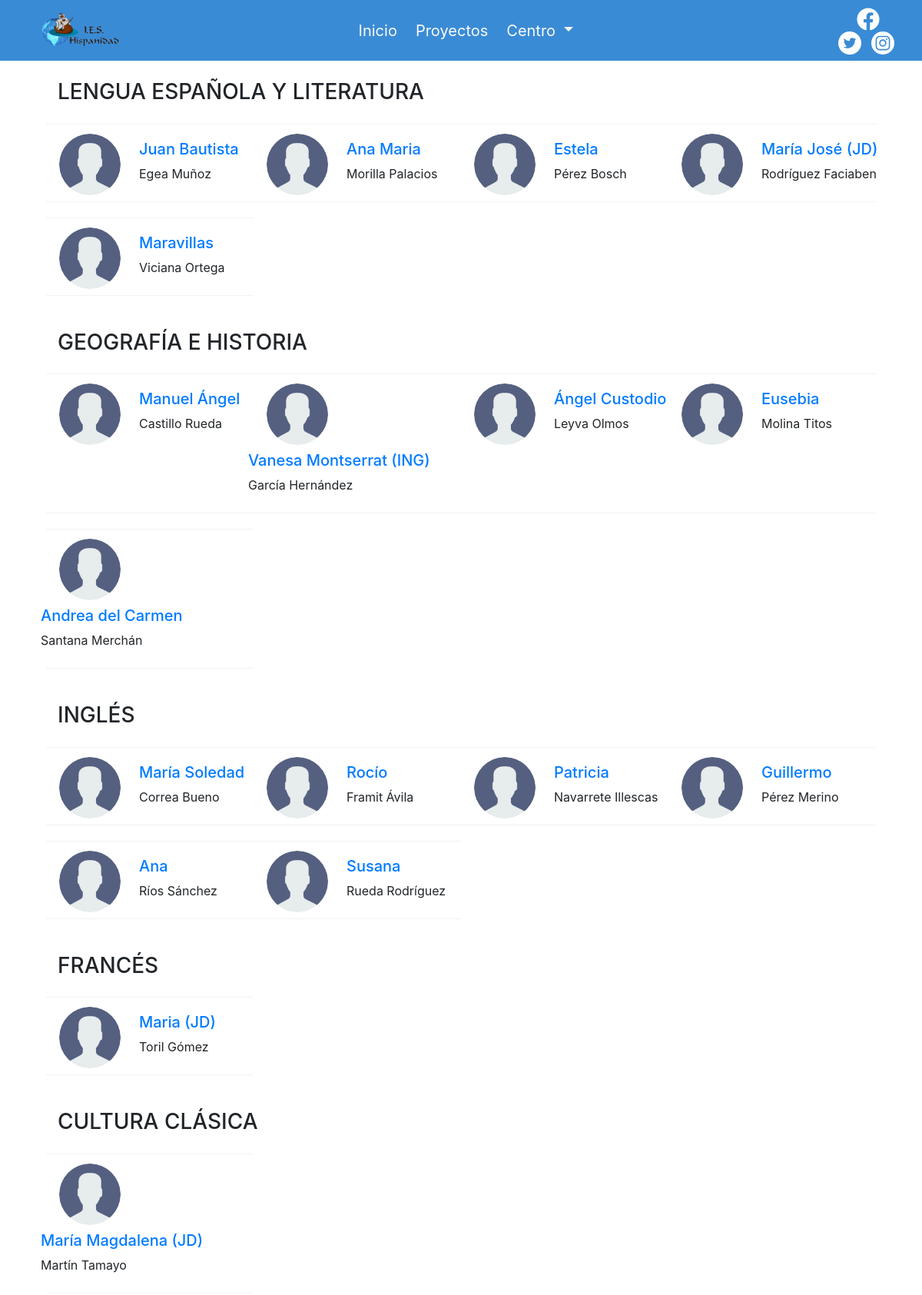
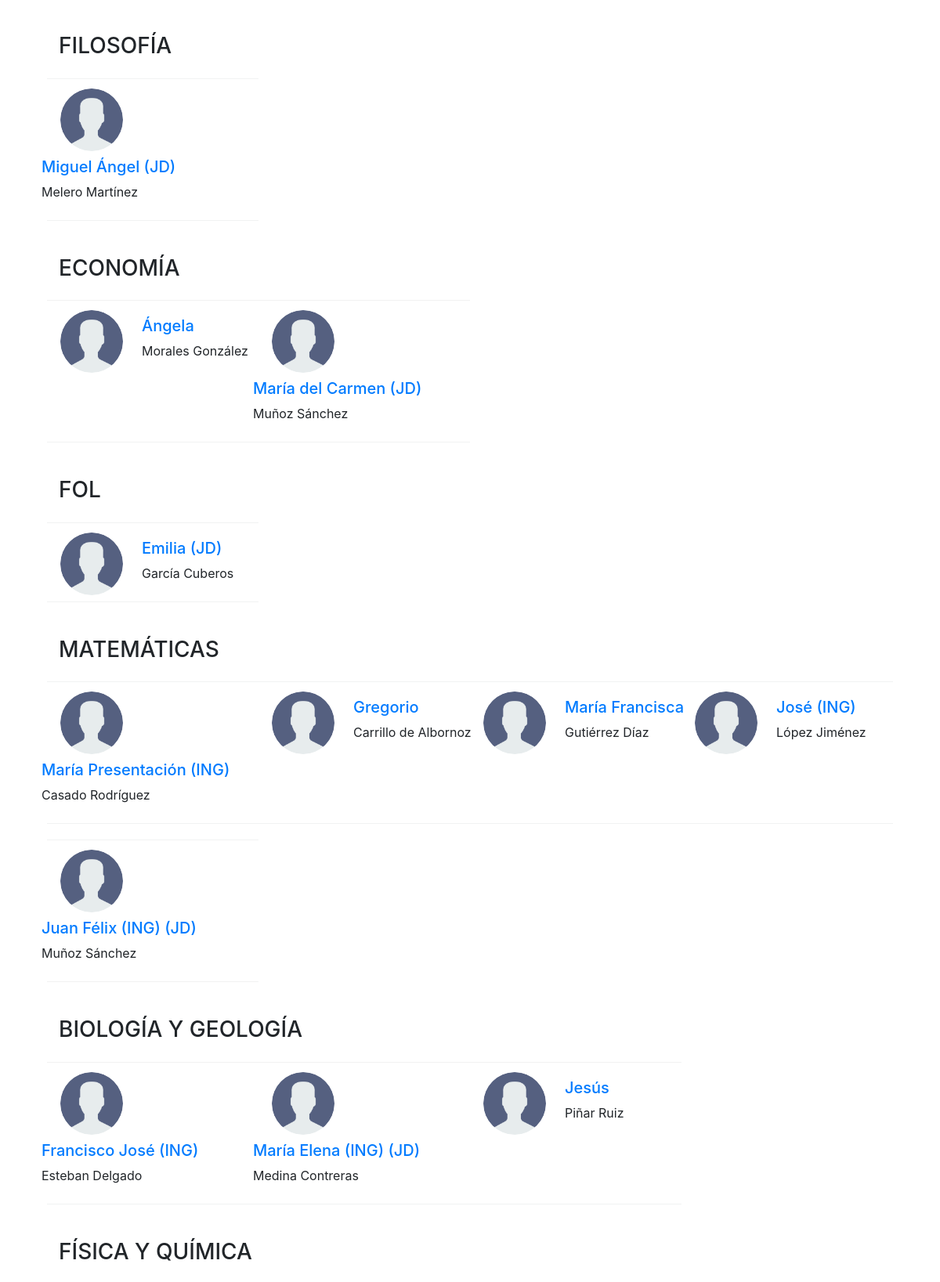
Page /index.php?departamentos (upper part) on the committed database (2 pictures, top to bottom).
### tables this page shows
CREATE TABLE `users`  (
  `id` int NOT NULL AUTO_INCREMENT,
  `username` varchar(255) NULL DEFAULT NULL,
  `firstname` varchar(255) NULL DEFAULT NULL,
  `lastname` varchar(255) NULL DEFAULT NULL,
  `rol` varchar(255) NULL DEFAULT NULL,
  `departamento` varchar(255) NULL DEFAULT NULL,
  `dni` varchar(255) NULL DEFAULT NULL,
  PRIMARY KEY (`id`) USING BTREE
);

### index.php (called while the page is built, shortened)
<?php
require_once('controllers/mainController.php');

### models/UserRepository.php (called while the page is built, shortened)
<?php
class UserRepository
{
    public static function getUserByDepartament($departamento){
        $DB = Database::conexion();
        $result = $DB->query("SELECT * FROM users WHERE departamento = '$departamento'");
        $array_users = [];
        while ($row = $result->fetch_assoc()) {
            $array_users[] = new User($row);
        }
        return $array_users;
    }
}

### models/UserModel.php (called while the page is built, shortened)
<?php
class User
{
    public $firstname;
    public $lastname;
    public function __construct ($datos){
        $this->firstname = $datos['firstname'];
        $this->lastname = $datos['lastname'];
    }
    public function getFirstName(){
        return $this->firstname;
    }
    public function getLastName(){
        return $this->lastname;
    }
}

### views/departamentoView.phtml (the view, shortened to what this page needs)
<!DOCTYPE html>
<html lang="es">
<head>
    <link rel="stylesheet" href="https://cdn.jsdelivr.net/npm/bootstrap@4.3.1/dist/css/bootstrap.min.css"
>
    <link rel="stylesheet" href="views/css/style.css">
    <link rel="stylesheet" href="//cdnjs.cloudflare.com/ajax/libs/fancybox/2.1.5/jquery.fancybox.min.css"
          media="screen">
</head>
<body>
<nav class="navbar">
    <div class="nav-left col-xs-12 col-sm-12 col-md-1 text-center mr-1">
        <a class="navbar-brand px-2 py-0" href="#">
            <img src="views/img/logos/logo.png" style="height: 57px; width: 125px; line-height: 55px;" alt="">
        </a>
    </div>
    <div class="nav-center d-flex mx-auto pl-sm-4 pl-md-4 pl-lg-4">
        <a class="navbar-brand px-2 py-0 text-light" href="index.php">
            Inicio
        </a>
        <a class="navbar-brand px-0 py-0 m-0 pr-3 text-light" href="?proyectos">
            Proyectos
        </a>
        <div class="dropdown" style="cursor: pointer">
            <a class="navbar-brand px-2 py-0 text-light dropdown-toggle mr-0" id="centrosMenu" data-toggle="dropdown"
               aria-haspopup="true" aria-expanded="false">
                Centro
            </a>
        </div>
    </div>
    <div class="nav-right d-flex col-xs-12 col-sm-12 col-md-icons">
        <div class="text-center mx-auto">
            <a class="navbar-brand p-0 mx-1 ml-2" href="https://es-es.facebook.com/ieshispanidad/">
                <img src="views/img/fontawesome/facebook.svg" height="30px" alt="">
            </a>
            <a class="navbar-brand p-0 mx-1" href="https://twitter.com/ies_hispanidad">
                <img src="views/img/fontawesome/twitter.svg" height="30px" alt="">
            </a>
            <a class="navbar-brand p-0 mx-1" href="https://www.instagram.com/ieshispanidad/">
                <img src="views/img/fontawesome/instagram.svg" height="30px" alt="">
            </a>
        </div>
    </div>
</nav>
<div class="container">
    <div class="row">
        <div class="col-12 ">
            <div class="people-nearby row">
                <?php
                    $users = UserRepository::getUserByDepartament('lengua-literatura');
                    echo '<h3 class="col-12 my-4">LENGUA ESPAÑOLA Y LITERATURA</h3>';
                    foreach ($users as $user){
                        echo '<div class="nearby-user col-xl-3 col-md-4 col-sm-12 p-2">
                              <div class="row pt-1">
                                  <div class="col-user px-4">
                                      <img src="views/img/users/user.png" alt="user" class="profile-photo-lg">
                                  </div>
                                  <div class="col-user pt-2">
                                      <h5><a href="#" class="profile-link">'.$user->getFirstName().'</a></h5>
                                      <p>'.$user->getLastName().'</p>
                                  </div>
                              </div>
                          </div>';
                    }
                $users = UserRepository::getUserByDepartament('geografia-historia');
                echo '<h3 class="col-12 my-4">GEOGRAFÍA E HISTORIA</h3>';
                foreach ($users as $user){
                    echo '<div class="nearby-user col-xl-3 col-md-4 col-sm-12 p-2">
                              <div class="row pt-1">
                                  <div class="col-user px-4">
                                      <img src="views/img/users/user.png" alt="user" class="profile-photo-lg">
                                  </div>
                                  <div class="col-user pt-2">
                                      <h5><a href="#" class="profile-link">'.$user->getFirstName().'</a></h5>
                                      <p>'.$user->getLastName().'</p>
                                  </div>
                              </div>
                          </div>';
                }
                $users = UserRepository::getUserByDepartament('ingles');
                echo '<h3 class="col-12 my-4">INGLÉS</h3>';
                foreach ($users as $user){
                    echo '<div class="nearby-user col-xl-3 col-md-4 col-sm-12 p-2">
                              <div class="row pt-1">
                                  <div class="col-user px-4">
                                      <img src="views/img/users/user.png" alt="user" class="profile-photo-lg">
                                  </div>
                                  <div class="col-user pt-2">
                                      <h5><a href="#" class="profile-link">'.$user->getFirstName().'</a></h5>
                                      <p>'.$user->getLastName().'</p>
                                  </div>
                              </div>
                          </div>';
                }
                $users = UserRepository::getUserByDepartament('frances');
                echo '<h3 class="col-12 my-4">FRANCÉS</h3>';
                foreach ($users as $user){
                    echo '<div class="nearby-user col-xl-3 col-md-4 col-sm-12 p-2">
                              <div class="row pt-1">
                                  <div class="col-user px-4">
                                      <img src="views/img/users/user.png" alt="user" class="profile-photo-lg">
                                  </div>
                                  <div class="col-user pt-2">
                                      <h5><a href="#" class="profile-link">'.$user->getFirstName().'</a></h5>
                                      <p>'.$user->getLastName().'</p>
                                  </div>
                              </div>
                          </div>';
                }
                $users = UserRepository::getUserByDepartament('cultura-clasica');
                echo '<h3 class="col-12 my-4">CULTURA CLÁSICA</h3>';
                foreach ($users as $user){
                    echo '<div class="nearby-user col-xl-3 col-md-4 col-sm-12 p-2">
                              <div class="row pt-1">
                                  <div class="col-user px-4">
                                      <img src="views/img/users/user.png" alt="user" class="profile-photo-lg">
                                  </div>
                                  <div class="col-user pt-2">
                                      <h5><a href="#" class="profile-link">'.$user->getFirstName().'</a></h5>
                                      <p>'.$user->getLastName().'</p>
                                  </div>
                              </div>
                          </div>';
                }
                $users = UserRepository::getUserByDepartament('filosofia');
                echo '<h3 class="col-12 my-4">FILOSOFÍA</h3>';
                foreach ($users as $user){
                    echo '<div class="nearby-user col-xl-3 col-md-4 col-sm-12 p-2">
                              <div class="row pt-1">
                                  <div class="col-user px-4">
                                      <img src="views/img/users/user.png" alt="user" class="profile-photo-lg">
                                  </div>
                                  <div class="col-user pt-2">
                                      <h5><a href="#" class="profile-link">'.$user->getFirstName().'</a></h5>
                                      <p>'.$user->getLastName().'</p>
                                  </div>
                              </div>
                          </div>';
                }
                $users = UserRepository::getUserByDepartament('economia');
                echo '<h3 class="col-12 my-4">ECONOMÍA</h3>';
                foreach ($users as $user){
                    echo '<div class="nearby-user col-xl-3 col-md-4 col-sm-12 p-2">
                              <div class="row pt-1">
                                  <div class="col-user px-4">
                                      <img src="views/img/users/user.png" alt="user" class="profile-photo-lg">
                                  </div>
                                  <div class="col-user pt-2">
                                      <h5><a href="#" class="profile-link">'.$user->getFirstName().'</a></h5>
                                      <p>'.$user->getLastName().'</p>
                                  </div>
                              </div>
                          </div>';
                }
                $users = UserRepository::getUserByDepartament('fol');
                echo '<h3 class="col-12 my-4">FOL</h3>';
                foreach ($users as $user){
                    echo '<div class="nearby-user col-xl-3 col-md-4 col-sm-12 p-2">
                              <div class="row pt-1">
                                  <div class="col-user px-4">
                                      <img src="views/img/users/user.png" alt="user" class="profile-photo-lg">
                                  </div>
                                  <div class="col-user pt-2">
                                      <h5><a href="#" class="profile-link">'.$user->getFirstName().'</a></h5>
                                      <p>'.$user->getLastName().'</p>
                                  </div>
                              </div>
                          </div>';
                }
                $users = UserRepository::getUserByDepartament('matematicas');
                echo '<h3 class="col-12 my-4">MATEMÁTICAS</h3>';
                foreach ($users as $user){
                    echo '<div class="nearby-user col-xl-3 col-md-4 col-sm-12 p-2">
                              <div class="row pt-1">
                                  <div class="col-user px-4">
                                      <img src="views/img/users/user.png" alt="user" class="profile-photo-lg">
                                  </div>
                                  <div class="col-user pt-2">
                                      <h5><a href="#" class="profile-link">'.$user->getFirstName().'</a></h5>
                                      <p>'.$user->getLastName().'</p>
                                  </div>
                              </div>
                          </div>';
                }
                $users = UserRepository::getUserByDepartament('biologia-geologia');
                echo '<h3 class="col-12 my-4">BIOLOGÍA Y GEOLOGÍA</h3>';
                foreach ($users as $user){
                    echo '<div class="nearby-user col-xl-3 col-md-4 col-sm-12 p-2">
                              <div class="row pt-1">
                                  <div class="col-user px-4">
                                      <img src="views/img/users/user.png" alt="user" class="profile-photo-lg">
                                  </div>
                                  <div class="col-user pt-2">
                                      <h5><a href="#" class="profile-link">'.$user->getFirstName().'</a></h5>
                                      <p>'.$user->getLastName().'</p>
                                  </div>
                              </div>
                          </div>';
                }
                echo '<h3 class="col-12 my-4">FÍSICA Y QUÍMICA</h3>';
                ?>
            </div>
        </div>
    </div>
</div>
</body>
</html>

### views/css/style.css (style rules this page uses)
.navbar { background-color: #3a8bd5 !important; }
@media only screen and (min-width: 768px) { .col-md-icons { flex: 0 0 16.666667%; max-width: 16.667%; } }
@media only screen and (min-width: 1200px) { .col-md-icons { flex: 0 0 10.666667%; max-width: 10.667%; } }
@media only screen and (min-width: 1200px) { .col-md-icons { flex: 0 0 9.666667%; max-width: 9.667%; } }
.dropdown { cursor: pointer !important; }

### views/departamentoView.phtml (style rules this page uses)
.people-nearby .nearby-user { padding: 20px 0; border-top: 1px solid #f1f2f2; border-bottom: 1px solid #f1f2f2; margin-bottom: 20px; }
img.profile-photo-lg { height: 80px; width: 80px; border-radius: 50%; }
.col-user { width: fit-content !important; }
@media only screen and (min-width: 700px) { .container { max-width: 90% !important; } }

### rows in the picture
users: firstname "Juan Bautista", lastname "Egea Muñoz"
users: firstname "Ana Maria", lastname "Morilla Palacios"
users: firstname "Estela", lastname "Pérez Bosch"
users: firstname "María José (JD)", lastname "Rodríguez Faciaben"
users: firstname "Maravillas", lastname "Viciana Ortega"
users: firstname "Manuel Ángel", lastname "Castillo Rueda"
users: firstname "Vanesa Montserrat (ING)", lastname "García Hernández"
users: firstname "Ángel Custodio", lastname "Leyva Olmos"
users: firstname "Eusebia", lastname "Molina Titos"
users: firstname "Andrea del Carmen", lastname "Santana Merchán"
users: firstname "María Soledad", lastname "Correa Bueno"
users: firstname "Rocío", lastname "Framit Ávila"
users: firstname "Patricia", lastname "Navarrete Illescas"
users: firstname "Guillermo", lastname "Pérez Merino"
users: firstname "Ana", lastname "Ríos Sánchez"
users: firstname "Susana", lastname "Rueda Rodríguez"
users: firstname "Maria (JD)", lastname "Toril Gómez"
users: firstname "María Magdalena (JD)", lastname "Martín Tamayo"
users: firstname "Miguel Ángel (JD)", lastname "Melero Martínez"
users: firstname "Ángela", lastname "Morales González"
users: firstname "María del Carmen (JD)", lastname "Muñoz Sánchez"
users: firstname "Emilia (JD)", lastname "García Cuberos"
users: firstname "María Presentación (ING)", lastname "Casado Rodríguez"
users: firstname "Gregorio", lastname "Carrillo de Albornoz"
users: firstname "María Francisca", lastname "Gutiérrez Díaz"
users: firstname "José (ING)", lastname "López Jiménez"
users: firstname "Juan Félix (ING) (JD)", lastname "Muñoz Sánchez"
users: firstname "Francisco José (ING)", lastname "Esteban Delgado"
users: firstname "María Elena (ING) (JD)", lastname "Medina Contreras"
users: firstname "Jesús", lastname "Piñar Ruiz"
